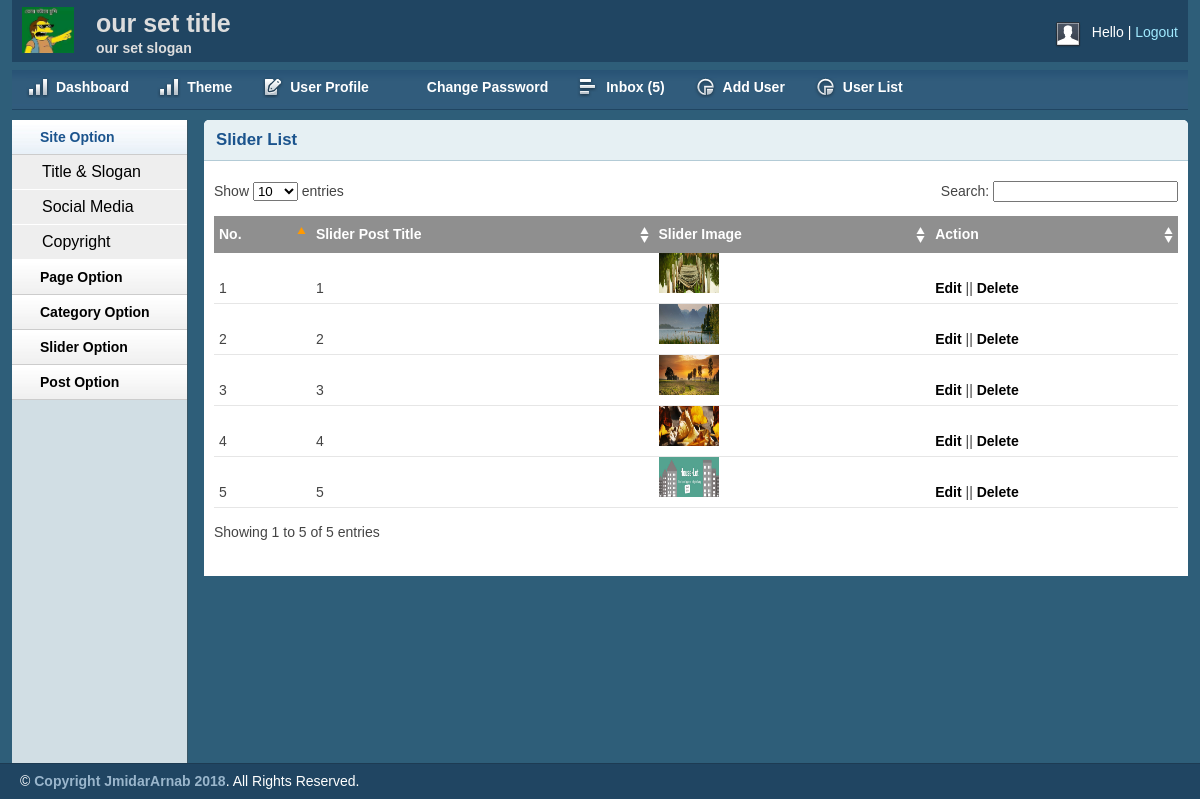
The app's page /admin/sliderlist.php with its own data.
### tables this page shows
CREATE TABLE `title_slogan` (
  `id` int(11) NOT NULL,
  `title` varchar(255) NOT NULL,
  `slogan` varchar(255) NOT NULL,
  `logo` varchar(255) NOT NULL
);

CREATE TABLE `tbl_slider` (
  `id` int(11) NOT NULL,
  `title` varchar(255) NOT NULL,
  `image` varchar(255) NOT NULL
);

CREATE TABLE `tbl_footer` (
  `id` int(11) NOT NULL,
  `note` varchar(255) NOT NULL
);

### lib/Database.php (called while the page is built, shortened)
<?php
Class Database{
	public $host   = DB_HOST;
	public $user   = DB_USER;
	public $pass   = DB_PASS;
	public $dbname = DB_NAME;
	public $link;
	private function connectDB(){
	$this->link = new mysqli($this->host, $this->user, $this->pass, $this->dbname);
 }
	public function select($query){
		$result = $this->link->query($query) or die($this->link->error.__LINE__);
		if($result->num_rows > 0){
			return $result;
		} else {
			return false;
		}
	}
}

### lib/Session.php (called while the page is built, shortened)
<?php
class Session{
	public static function get($key){
		if (isset($_SESSION[$key])){
			return $_SESSION[$key];
		} else {
			return false;
		}
	}
}
?>

### admin/sliderlist.php (the view, shortened to what this page needs)
<?php include 'inc/header.php' ?>
<?php include 'inc/sidebar.php' ?>
        <div class="grid_10">
            <div class="box round first grid">
                <h2>Slider List</h2>
                <div class="block">
                    <table class="data display datatable" id="example">
					<thead>
						<tr>
							<th>No.</th>
							<th>Slider Post Title</th>
							<th>Slider Image</th>
							<th>Action</th>
						</tr>
					</thead>
					<tbody>
				   <?php
                  	$query = "SELECT * from tbl_slider";
                  	$slider = $db->select($query);
                  	if ($slider){
                  		$i = 0;
                  		while ($result = $slider->fetch_assoc()) {
                  			$i++;
                  ?>
						<tr class="odd gradeX">
							<td><?php echo $i; ?></td>
							<td><?php echo $result['title']; ?></td>
							<td><img src="<?php echo $result['image']; ?>" height="40px"; width="60px"; /></td>
			<td>
			<?php if (Session::get('userRole') == '0') { ?>
				<a href="editslider.php?sliderid=<?php echo $result['id']; ?>">Edit</a>
				||
				<a onclick="return confirm('Are you sure to Delete...???');"
								 href="delslide.php?slideid=<?php echo $result['id']; ?>">Delete</a>
			<?php } ?>
			</td>
		</tr>
				   <?php } } ?>
					</tbody>
				</table>
               </div>
            </div>
        </div>
<?php include 'inc/footer.php' ?>

### admin/inc/header.php (shortened to what this page needs)
<?php
    include '../lib/Session.php' ;
?>
<?php include '../lib/Database.php'; ?>
<?php
    $db = new Database();
?>
<!DOCTYPE html>
<html>
<head>
    <link rel="stylesheet" type="text/css" href="css/reset.css" media="screen" />
    <link rel="stylesheet" type="text/css" href="css/text.css" media="screen" />
    <link rel="stylesheet" type="text/css" href="css/grid.css" media="screen" />
    <link rel="stylesheet" type="text/css" href="css/layout.css" media="screen" />
    <link rel="stylesheet" type="text/css" href="css/nav.css" media="screen" />
    <link href="css/table/demo_page.css" rel="stylesheet" type="text/css" />
</head>
<body>
    <div class="container_12">
        <div class="grid_12 header-repeat">
            <div id="branding">
                <div class="floatleft logo">
    <?php
        $query = "SELECT * FROM title_slogan WHERE id=1";
        $blog_title = $db->select($query);
        if ($blog_title){
            while ($result = $blog_title->fetch_assoc()) {
    ?>
                        <img src="<?php echo $result['logo']; ?>" alt="Logo" />
                </div>
                <div class="floatleft middle">
                    <h1><?php echo $result['title']; ?></h1>
                    <p><?php echo $result['slogan']; ?></p>
                </div>
    <?php } } ?>
                <div class="floatright">
                    <div class="floatleft">
                        <img src="img/img-profile.jpg" alt="Profile Pic" /></div>
                    <div class="floatleft marginleft10">
                        <ul class="inline-ul floatleft">
                            <li>Hello <?php echo Session::get('username'); ?></li>
                            <li><a href="?action=logout">Logout</a></li>
                        </ul>
                    </div>
                </div>
            </div>
        </div>
        <div class="grid_12">
            <ul class="nav main">
                <li class="ic-dashboard"><a href="index.php"><span>Dashboard</span></a> </li>
                <li class="ic-dashboard"><a href="theme.php"><span>Theme</span></a> </li>
                <li class="ic-form-style"><a href="profile.php"><span>User Profile</span></a></li>
                <li class="ic-typography"><a href="changepassword.php"><span>Change Password</span></a></li>
                <li class="ic-grid-tables"><a href="inbox.php"><span>Inbox
            <?php
                $query = "SELECT * FROM tbl_contact WHERE status='0' order by id desc";
                $msg = $db->SELECT($query);
                  if ($msg) {
                      $count = mysqli_num_rows($msg);
                      echo "(".$count.")";
                  }else{
                    echo "(0)";
                  }
            ?>
                </span></a></li>
            <?php if(Session::get('userRole') == '0'){  ?>
                <li class="ic-charts"><a href="adduser.php"><span>Add User</span></a></li>
            <?php } ?>
                <li class="ic-charts"><a href="userlist.php"><span>User List</span></a></li>
            </ul>
        </div>

### admin/inc/sidebar.php (shortened to what this page needs)
<div class="grid_2">
            <div class="box sidemenu">
                <div class="block" id="section-menu">
                    <ul class="section menu">
                       <li><a class="menuitem">Site Option</a>
                            <ul class="submenu">
                                <li><a href="titleslogan.php">Title & Slogan</a></li>
                                <li><a href="social.php">Social Media</a></li>
                                <li><a href="copyright.php">Copyright</a></li>
                            </ul>
                        </li>
                         <li><a class="menuitem">Page Option</a>
                        </li>
                        <li><a class="menuitem">Category Option</a>
                        </li>
                        <li><a class="menuitem">Slider Option</a>
                        </li>
                        <li><a class="menuitem">Post Option</a>
                        </li>
                    </ul>
                </div>
            </div>
        </div>

### admin/inc/footer.php (shortened to what this page needs)
    </div>
    <div id="site_info">
 <?php
    $query = "SELECT * FROM tbl_footer WHERE id='1'";
    $copyright = $db->select($query);
      if ($copyright){
        while ($result = $copyright->fetch_assoc()) {
  ?>
        <p>
         &copy; <a href="http://trainingwithliveproject.com"><?php echo $result['note']; ?> <?php echo date('Y'); ?></a>. All Rights Reserved.
        </p>
  <?php } } ?>
    </div>
</body>
</html>

### admin/css/layout.css (style rules this page uses)
body { background: #fff none repeat scroll 0 0; color: #444; font-size: 14px; padding: 0; }
.floatleft { float:left; }
.logo img { margin-top: -15px; width: 52px; }
.middle { margin-left: 22px; margin-top: -14px; }
.middle h1 { color:#ddd;margin:0 }
.middle p { color: #ddd; margin: 0; font-weight: bold; }
.floatright { float:right; }
.inline-ul li { display:inline; color:#fff; }
.marginleft10 { margin-left:10px; }
a { color: #000; font-weight:bold; text-decoration: none; }
.container_12, .container_16 { background:#2E5E79; }
h1, h2, h3, h4, h5, h6 { line-height:1.2em; margin-bottom:.3em; }
h2 { margin-top:1em; }
#branding { font-weight: normal; margin-bottom: 0; padding: 22px 10px 3px; text-align: left; }
.header-repeat { background:url(../img/header-repeat.jpg) repeat-x; }
#branding a { color:#A1EAFF; font-weight:normal; }
#branding a:before { content:" | "; color:#fff; }
#branding ul, #branding ul li { margin:0px; padding:0px; }
#branding li { padding:0px 0px 0px 0px !important; }
.box { background:#fff; margin-bottom:20px; padding:10px 10px 10px 10px; margin-left:-8px; }
.box.grid { padding-bottom:40px; }
.box.round { -moz-border-radius: 5px 5px 0px 0px; -webkit-border-radius: 5px 5px 0px 0px; border-radius: 5px 5px 0px 0px; }
.box h2 { font-size:1.2em; font-weight:bold; color:#1B548D; background:#E6F0F3; margin:-10px -10px 0 -10px; padding:10px 12px; border-bottom:1px solid #B3CBD6; -moz-border-radius: 5px 5px 0px 0px; -webkit-border-radius: 5px 5px 0px 0px; border-radius: 5px 5px 0px 0px; }
.box.first { min-height: 406px; }
.block { padding-top:20px; }
.box.sidemenu { background-color:#D1DEE4; border-right:1px solid #3A5665; padding:0px; margin:0px; cursor:pointer; }
.box.sidemenu .block { padding-top:0px; margin-top:0px; }
p { margin-bottom:1em; }
ul, ol { padding-top:0; }
ul.menu { list-style:none; border-top:1px solid #bbb; }
ul.menu li { margin:0; }
ul.menu li a { display:block; padding:4px 10px; border-bottom:1px solid #ccc; }
ul.menu ul { list-style:none; margin:0; }
ul.menu ul li a { padding-left:30px; }
ul.section { border-top:0; margin-bottom:0; }
ul.section li a { background:url(../img/sidemenu-repeat.jpg) repeat-x; line-height:26px; padding-left:28px; }
ul.section li li a { background:#ddd; border-bottom:1px solid #eee; }
ul.section ul li { text-transform:none; }
ul.section ul.current li a { background: #eee none repeat scroll 0 0; border-bottom: 1px solid #fff; font-size: 16px; font-weight: normal; }
ul.section li a.current { color:#1B548D; background:url(../img/sidemenu-repeat-hover.jpg) repeat-x; }
#site_info { color:#fff; background:#204562; border-top:1px solid #1d3b53; padding-left:20px; }
#site_info p { line-height:35px; margin-bottom:0px; }
#site_info a { color:#9ab6cc; }
.block { padding-bottom:1px; }
table.display { margin: 0 auto; clear: both; width: 100%; }
.sorting_asc { background: #8f8f8f url(../img/table/sort_asc.png) no-repeat center right; padding:8px 5px; text-align:left; color:#fff; }
.sorting { background:#8f8f8f url(../img/table/sort_both.png) no-repeat center right; padding:8px 5px; text-align:left; color:#fff; }
tr.odd { height: 30px; line-height: 30px; border-bottom:1px solid #e6e6e6; }
tr.even { height: 30px; line-height: 30px; border-bottom:1px solid #e6e6e6; }
tr.odd td, tr.even td { padding-left:5px; }

### records on screen
title_slogan: logo (picture), title "our set title", slogan "our set slogan"
tbl_slider: title "1", image (picture)
tbl_slider: title "2", image (picture)
tbl_slider: title "3", image (picture)
tbl_slider: title "4", image (picture)
tbl_slider: title "5", image (picture)
tbl_footer: note "Copyright JmidarArnab"

### other values on screen
$count "5"
